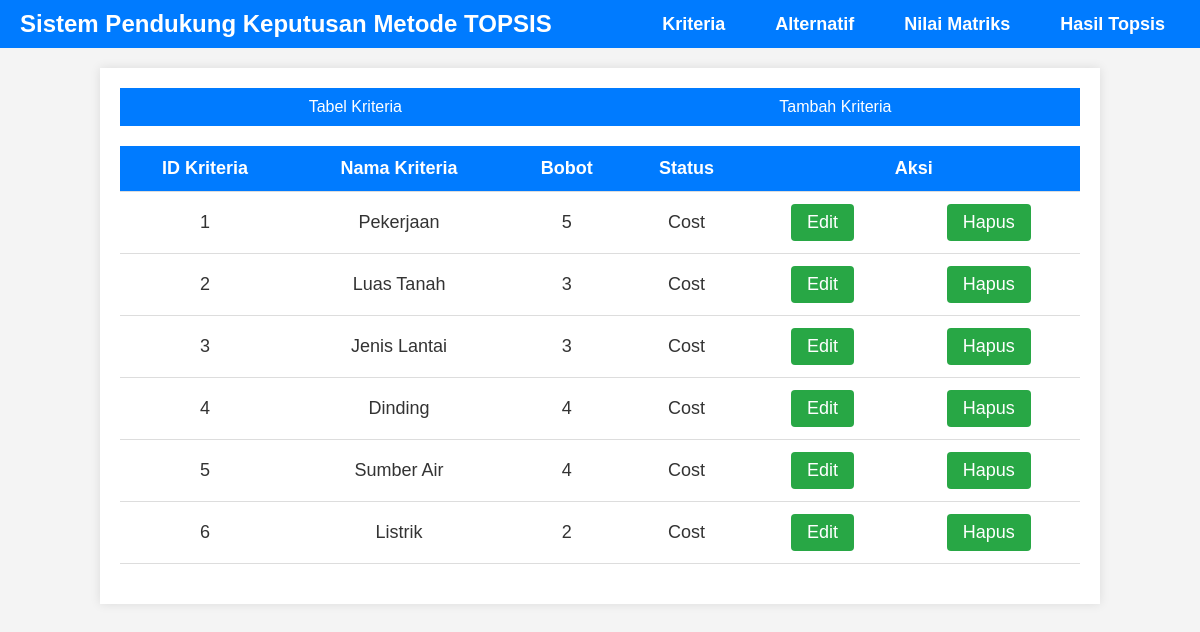
Page /kriteria.php on the committed database.
### tables this page shows
CREATE TABLE `tab_kriteria` (
  `id_kriteria` varchar(10) NOT NULL,
  `nama_kriteria` varchar(50) NOT NULL,
  `bobot` float NOT NULL,
  `status` varchar(20) NOT NULL
);

### kriteria.php (the view, shortened to what this page needs)
<?php include 'koneksi.php'?>
<!DOCTYPE html>
<html lang="en">
<head>
</head>
<body>
    <?php include 'header.php'?>
    <div class="container">
        <ul class="navbar">
            <li><a href="kriteria.php">Tabel Kriteria</a></li>
            <li><a href="kriteria_tambah.php">Tambah Kriteria</a></li>
        </ul>
        <div class="table-container">
            <div>
                <table>
                    <thead>
                        <tr>
                            <th>ID Kriteria</th>
                            <th>Nama Kriteria</th>
                            <th>Bobot</th>
                            <th>Status</th>
                            <th colspan="2">Aksi</th>
                        </tr>
                    </thead>
                    <tbody>
                        <?php
                        $sql = $koneksi->query('SELECT * FROM tab_kriteria');
                        while ($row = $sql->fetch_array()) {
                        ?>
                        <tr>
                            <td><?php echo $row[0] ?></td>
                            <td><?php echo $row[1] ?></td>
                            <td><?php echo $row[2] ?></td>
                            <td><?php echo $row[3] ?></td>
                            <td>
                                <a href="kriteria_edit.php?id_kriteria=<?php echo $row['id_kriteria'] ?>" class="button-like">Edit</a>
                            </td>
                            <td>
                                <a href="kriteria_hapus.php?id_kriteria=<?php echo $row['id_kriteria'] ?>" class="button-like">Hapus</a>
                            </td>
                        </tr>
                        <?php } ?>
                    </tbody>
                </table>
            </div>
        </div>
    </div>
</body>
</html>

### header.php (shortened to what this page needs)
<!DOCTYPE html>
<html lang="en">
    <head>
    </head>
    <body>
        <nav>
            <div>
                <div>
                    <a href="#">Sistem Pendukung Keputusan Metode TOPSIS</a>
                </div>
                <div>
                    <ul>
                        <li>
                            <a href="kriteria.php">Kriteria</a>
                        </li>
                        <li>
                            <a href="alternatif.php">Alternatif</a>
                        </li>
                        <li>
                            <a href="nilai_matriks.php">Nilai Matriks</a>
                        </li>
                        <li>
                            <a href="hasil_topsis.php">Hasil Topsis</a>
                        </li>
                    </ul>
                </div>
            </div>
        </nav>
    </body>
</html>

### kriteria.php (style rules this page uses)
body { font-family: Arial, sans-serif; margin: 0; padding: 0; background-color: #f4f4f4; color: #333; }
.container { width: 80%; margin: 20px auto; background: #fff; padding: 20px; box-shadow: 0 0 10px rgba(0, 0, 0, 0.1); }
.navbar { list-style: none; padding: 0; display: flex; justify-content: space-around; background: #007BFF; margin: 0; }
.navbar li { display: inline; }
.navbar a { text-decoration: none; color: #fff; padding: 10px 20px; display: block; }
.table-container { margin-top: 20px; }
table { width: 100%; border-collapse: collapse; margin: 20px 0; font-size: 18px; text-align: left; }
table th, table td { padding: 12px; border-bottom: 1px solid #ddd; text-align: center; }
table th { background-color: #007BFF; color: white; }
table a.button-like { display: inline-block; padding: 8px 16px; background-color: #28a745; color: #fff; text-decoration: none; border-radius: 4px; text-align: center; transition: background-color 0.3s; }
table td a { display: inline-block; margin: 0 5px; }

### header.php (style rules this page uses)
body, h1, ul, li, a { margin: 0; padding: 0; text-decoration: none; list-style: none; color: inherit; }
body { font-family: Arial, sans-serif; background-color: #f4f4f4; color: #333; }
nav { background-color: #007BFF; color: #fff; padding: 10px 0; }
nav > div { display: flex; justify-content: space-between; align-items: center; max-width: 1200px; margin: 0 auto; padding: 0 20px; }
nav a { color: #fff; font-size: 24px; font-weight: bold; }
nav ul { display: flex; gap: 20px; }
nav ul li a { color: #fff; font-size: 18px; padding: 10px 15px; transition: background 0.3s; }

### rows in the picture
tab_kriteria: id_kriteria "1", nama_kriteria "Pekerjaan", bobot "5", status "Cost"
tab_kriteria: id_kriteria "2", nama_kriteria "Luas Tanah", bobot "3", status "Cost"
tab_kriteria: id_kriteria "3", nama_kriteria "Jenis Lantai", bobot "3", status "Cost"
tab_kriteria: id_kriteria "4", nama_kriteria "Dinding", bobot "4", status "Cost"
tab_kriteria: id_kriteria "5", nama_kriteria "Sumber Air", bobot "4", status "Cost"
tab_kriteria: id_kriteria "6", nama_kriteria "Listrik", bobot "2", status "Cost"
